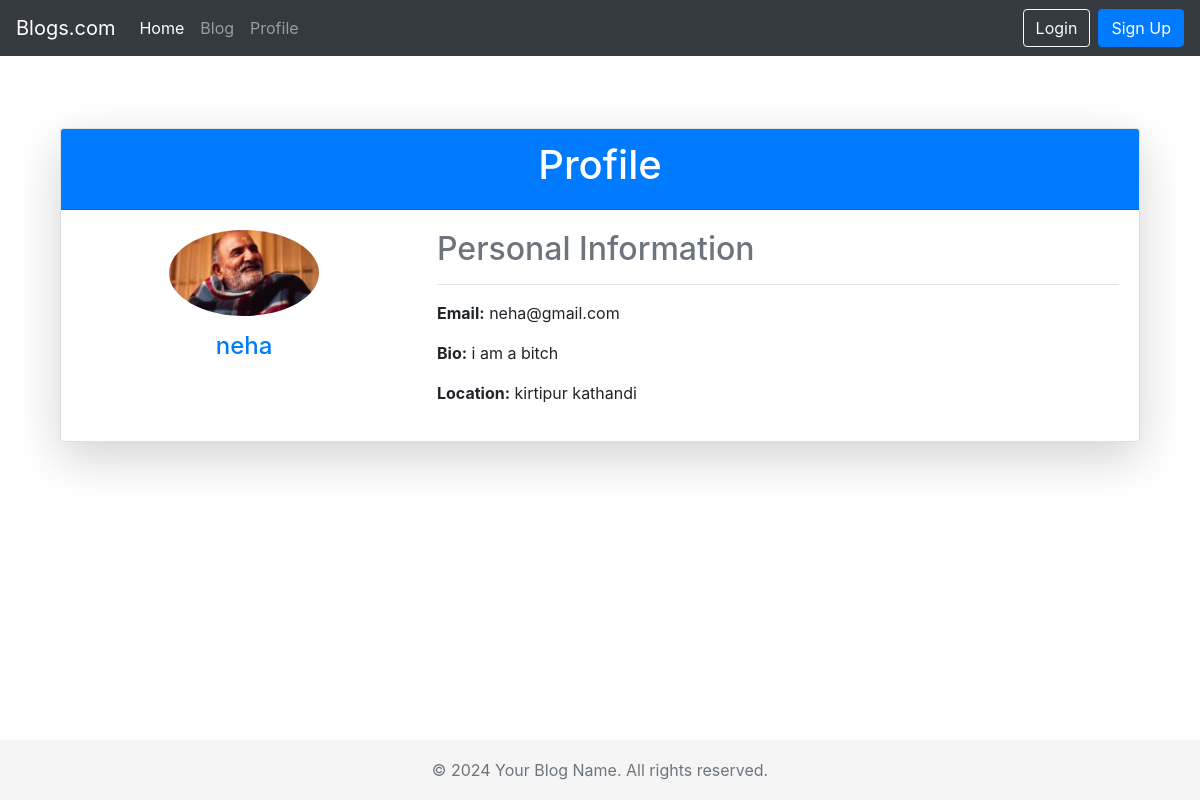
Page /profile/ (signed in) on the committed database.
### blog/models.py (models this page shows)
class Blogger(models.Model):
    user = models.OneToOneField(User,null=True,on_delete=models.CASCADE)
    name = models.CharField(max_length=200,null=True)
    phone = models.CharField(max_length=200,null=True)
    email = models.EmailField(max_length=200,null=True)
    image = models.ImageField(null=True,blank=True)
    bio = models.TextField()
    location = models.CharField(max_length=200,blank=True,null=True)

### blog/views.py (the view)
# urls.py: path('profile/',profile,name='profile'),
@login_required
def profile(request):
    user_profile = Blogger.objects.get(user=request.user)
    context={
        'user' : request.user,
        'profile': user_profile
    }
    return render(request,'profile.html',context)

### blog/Templates/profile.html (shortened to what this page needs)
{% extends 'base.html' %}
{% block content %}
<div class="container mt-5">
    <div class="card shadow-lg">
        <div class="card-header text-center bg-primary text-white">
            <h1>Profile </h1>
        </div>
        <div class="card-body">
            <div class="row">
                <div class="col-md-4 text-center">
                    {% if profile.image %}
                        <img src="{{ profile.image.url }}" alt="{{ user.username }}'s profile image" class="rounded-circle img-fluid mb-3" style="max-width: 150px;" />
                    {% else %}
                        <img src="https://via.placeholder.com/150" alt="No profile image" class="rounded-circle img-fluid mb-3" />
                    {% endif %}
                    <h4 class="text-primary">{{ user.username }}</h4>
                </div>
                <div class="col-md-8">
                    <h2 class="text-secondary">Personal Information</h2>
                    <hr>
                    <p><strong>Email:</strong> {{ user.email }}</p>
                    <p><strong>Bio:</strong> {{ profile.bio }}</p>
                    <p><strong>Location:</strong> {{ profile.location }}</p>
                </div>
            </div>
        </div>
    </div>
</div>
{% endblock %}

### blog/Templates/base.html (style rules this page uses)
body { padding-top: 5rem; }

### rows in the picture
Blogger: image (picture), bio "i am a bitch", location "kirtipur kathandi"

### other values in the picture
{{ user.username }} "neha"
{{ user.email }} "neha@gmail.com"
